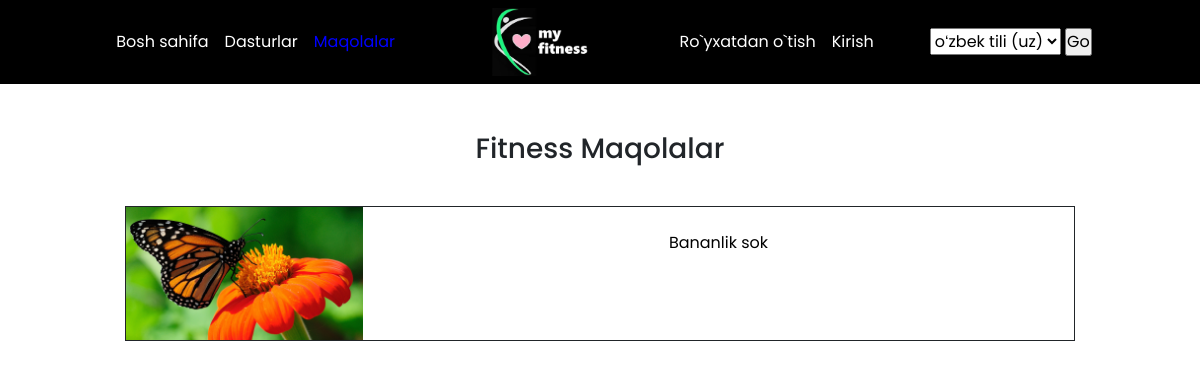
The page /articles/ on the database as committed earlier.
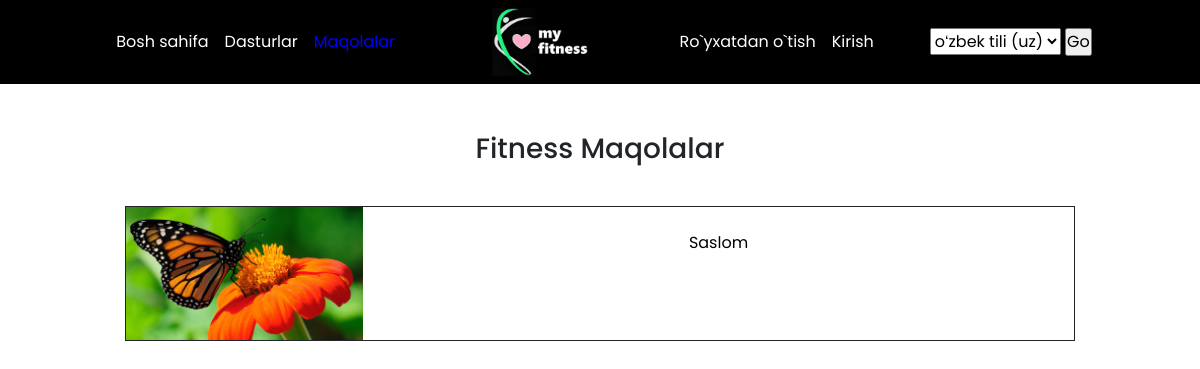
The same page on the database as committed later.
### fitness_app/models.py (models this page shows, shortened)
class Article(models.Model):
    slug = models.SlugField()
    title = models.CharField(max_length=255)
    picture = models.ImageField(upload_to='articles/')
    context = RichTextUploadingField()

### fitness_app/views.py (the view)
# urls.py: path('articles/', views.articles_page, name="articles"),
def articles_page(request):
    articles = Article.objects.all()
    context = {
        'articles': articles,
        'article': 'active'
    }
    return render(request, 'articles.html', context)

### templates/articles.html (shortened to what this page needs)
{% extends 'main.html' %}
{% load static %}
{% load i18n %}
{% block content %}
<section class="container mt-5">
    <h3 class="text-center">Fitness {% trans 'Maqolalar' %}</h3>
    <div class="row  d-flex justify-content-center mt-4">
        {% if articles%}
        {% for article in articles %}
        <div class="col-10 col-md-10 my-3 border-dark border border-1">
            <a href="{% url 'article_detail' article.slug %}">
                <div class="row">
                    <div class="col-12 col-lg-3 p-0">
                        <img src="/media/{{ article.picture }}" alt="Image" class="img-fluid">
                    </div>
                    <div class="col-12 col-lg-9">
                        <p class=" text-center mt-4">
                            {{ article.title }}
                        </p>
                    </div>
                </div>
            </a>
        </div>
        {% endfor %}
        {% else %}
        <h4><img src="{% static 'images/img.png'%}" class="w-50" alt=""></h4>
        {% endif%}
    </div>
</section>
{% endblock %}

Rows that differ between the two databases and show on the page:
removed Article: picture (picture), title "Bananlik sok"
added Article: picture (picture), title "Saslom"
